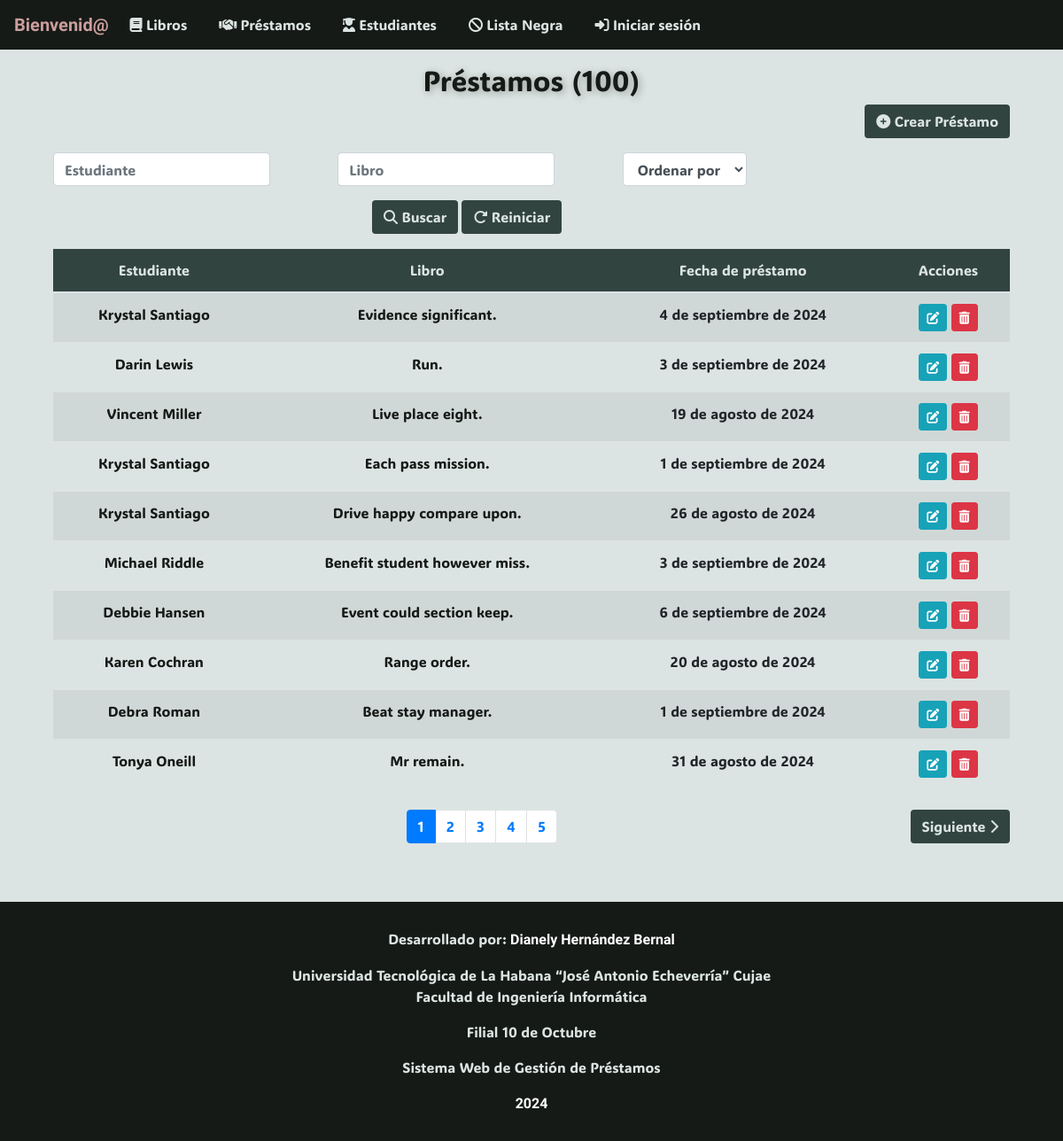
The page /prestamos/ on the database as committed earlier.
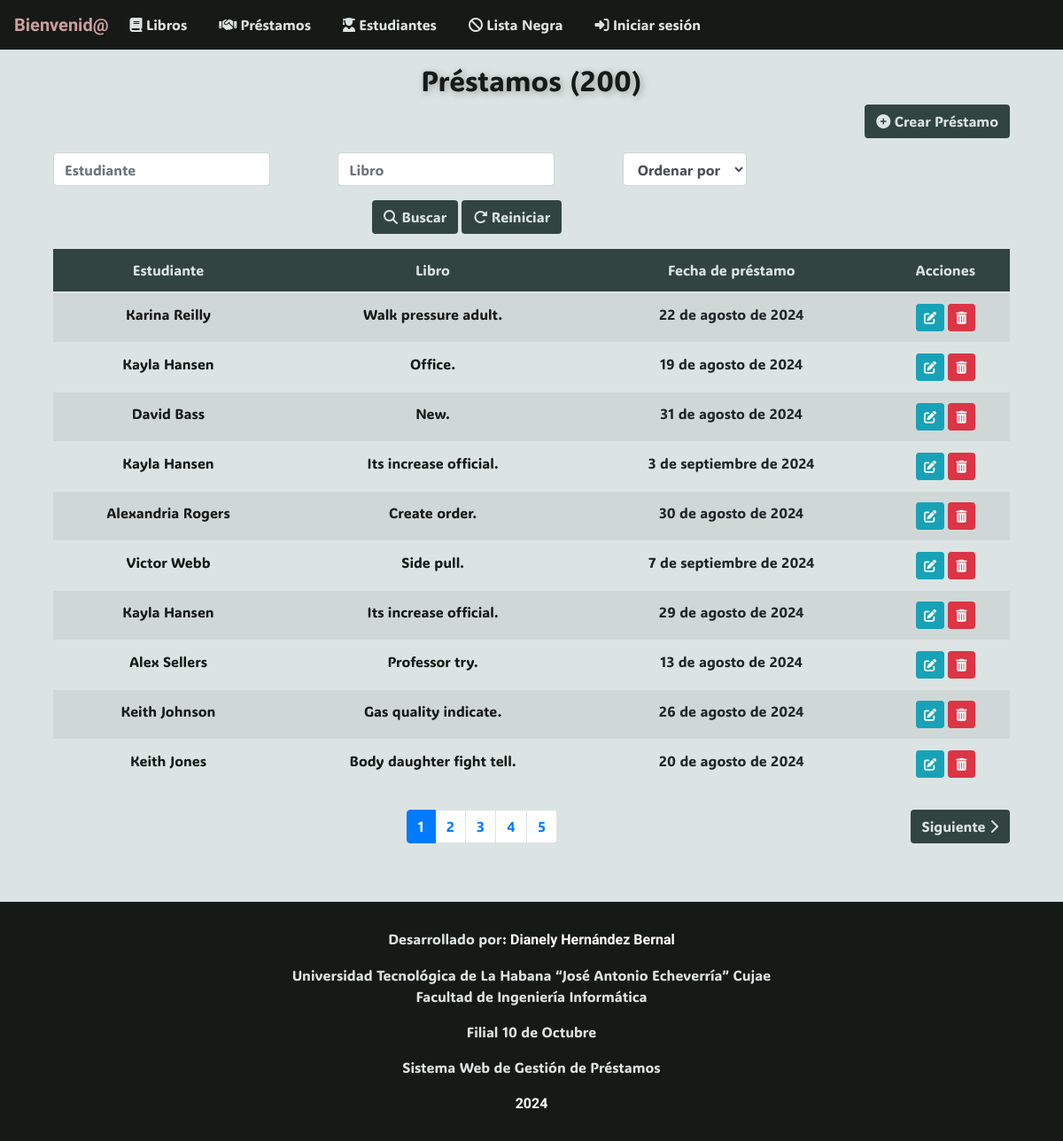
The same page on the database as committed later.
### app/models.py (models this page shows, shortened)
class Prestamo(models.Model):
    fecha = models.DateField()
    estudiante = models.ForeignKey(Estudiante, on_delete=models.CASCADE)
    libro = models.ForeignKey(Libro, on_delete=models.CASCADE)

class Estudiante(models.Model):
    nombre = models.CharField(max_length=30)
    apellidos = models.CharField(max_length=30)
    edad = models.IntegerField()
    anno_academico = models.IntegerField()
    CI = models.CharField(max_length=11, unique=True, validators=[RegexValidator(r'^\d{11}$')])
    telefono = models.CharField(max_length=8, validators=[RegexValidator(r'^\d{8}$')])

class Libro(models.Model):
    titulo = models.CharField(max_length=30)
    categoria = models.CharField(max_length=30, choices=LIBRO_CATEGORIA)
    cantidad_disponible = models.IntegerField()
    cantidad_prestada = models.IntegerField()
    autor = models.CharField(max_length=30)
    editorial = models.CharField(max_length=30)
    descripcion = models.TextField()

### app/views.py (the view)
# urls.py: path("prestamos/", PrestamoListView.as_view(), name="prestamo-list"),
class PrestamoListView(ListView):
    model = Prestamo
    template_name = "prestamo_list.html"
    context_object_name = "prestamos"
    def get_queryset(self):
        queryset = Prestamo.objects.all()
        estudiante = self.request.GET.get("buscar_estudiante", "")
        if estudiante:
            queryset = queryset.filter(estudiante__nombre__icontains=estudiante)
        libro = self.request.GET.get("buscar_libro", "")
        if libro:
            queryset = queryset.filter(libro__titulo__icontains=libro)
        orden = self.request.GET.get("ordenar_por", "")
        if orden:
            queryset = queryset.order_by(orden)
        return queryset
    def get_context_data(self, **kwargs):
        context = super().get_context_data(**kwargs)
        prestamos = self.get_queryset()
        context["cantidad"] = len(prestamos)
        paginator = Paginator(prestamos, 10)
        page = self.request.GET.get("page")
        prestamos = paginator.get_page(page)
        context["prestamos"] = prestamos
        return context

### app/templates/app/prestamo_list.html (shortened to what this page needs)
{% extends 'app/base.html' %}
{% block content %}
<div class="container mt-3">
    <h2 class="text-center display-5" style="animation: pulse 1.5s 1; text-shadow: 2px 2px 8px rgba(0, 0, 0, 0.3);">
        Préstamos ({{ cantidad }})
    </h2>
    <div class="text-right mb-3">
        <a href="{% url 'prestamo-create' %}" class="btn btn-color">
            <i class="fas fa-plus-circle"></i> Crear Préstamo
        </a>
    </div>
    <form method="GET" class="form-inline mb-3">
        <div class="row">
            <div class="col-md-4">
                <input type="text" name="buscar_estudiante" class="form-control" placeholder="Estudiante" value="{{ request.GET.buscar_estudiante }}">
            </div>
            <div class="col-md-4">
                <input type="text" name="buscar_libro" class="form-control" placeholder="Libro" value="{{ request.GET.buscar_libro }}">
            </div>
            <div class="col-md-4">
                <select name="ordenar_por" class="form-control">
                    <option value="">Ordenar por</option>
                </select>
            </div>
            <div class="col-md-12 text-center mt-3">
                <button type="submit" class="btn btn-color"><i class="fas fa-search"></i> Buscar</button>
                <a href="{% url 'prestamo-list' %}" class="btn btn-color"><i class="fas fa-redo-alt"></i> Reiniciar</a>
            </div>
        </div>
    </form>
    <table class="table table-striped text-center">
        <thead class="secondary-color">
            <tr>
                <th>Estudiante</th>
                <th>Libro</th>
                <th>Fecha de préstamo</th>
                <th>Acciones</th>
            </tr>
        </thead>
        <tbody>
            {% for prestamo in prestamos %}
            <tr>
                <td><a href="{% url 'estudiante-detail' prestamo.estudiante.id %}">{{ prestamo.estudiante.nombre }} {{ prestamo.estudiante.apellidos }}</a></td>
                <td><a href="{% url 'libro-detail' prestamo.libro.id %}">{{ prestamo.libro.titulo }}</a></td>
                <td>{{ prestamo.fecha }}</td>
                <td>
                    <a href="{% url 'prestamo-update' prestamo.id %}" class="btn btn-info btn-sm"><i class="fas fa-edit"></i></a>
                    <a href="{% url 'prestamo-delete' prestamo.id %}" class="btn btn-danger btn-sm"><i class="fas fa-trash-alt"></i></a>
                </td>
            </tr>
            {% empty %}
            <tr>
                <td colspan="6" class="text-center">No hay préstamos registrados</td>
            </tr>
            {% endfor %}
        </tbody>
    </table>
    <div class="d-flex justify-content-between mt-4">
        <div>
            <nav aria-label="Page navigation">
                <ul class="pagination">
                    {% for num in prestamos.paginator.page_range %}
                        {% if prestamos.number == num %}
                            <li class="page-item active">
                                <a class="page-link" href="?page={{ num }}&buscar_nombre={{ request.GET.buscar_nombre }}&buscar_ci={{ request.GET.buscar_ci }}&ordenar_por={{ request.GET.ordenar_por }}">{{ num }}</a>
                            </li>
                        {% elif num > prestamos.number|add:'-5' and num < prestamos.number|add:'5' %}
                            <li class="page-item">
                                <a class="page-link" href="?page={{ num }}&buscar_nombre={{ request.GET.buscar_nombre }}&buscar_ci={{ request.GET.buscar_ci }}&ordenar_por={{ request.GET.ordenar_por }}">{{ num }}</a>
                            </li>
                        {% endif %}
                    {% endfor %}
                </ul>
            </nav>
        </div>
        <div>
            {% if prestamos.has_next %}
                <a href="?page={{ prestamos.next_page_number }}&buscar_nombre={{ request.GET.buscar_nombre }}&buscar_ci={{ request.GET.buscar_ci }}&ordenar_por={{ request.GET.ordenar_por }}" class="btn btn-color">
                    Siguiente <i class="fas fa-chevron-right"></i>
                </a>
            {% endif %}
        </div>
    </div>
</div>
{% endblock %}

Rows that differ between the two databases and show on the page:
removed Prestamo: estudiante.nombre "Krystal", estudiante.apellidos "Santiago", libro.titulo "Evidence significant.", fecha "4 de septiembre de 2024"
removed Prestamo: estudiante.nombre "Darin", estudiante.apellidos "Lewis", libro.titulo "Run.", fecha "3 de septiembre de 2024"
removed Prestamo: estudiante.nombre "Vincent", estudiante.apellidos "Miller", libro.titulo "Live place eight.", fecha "19 de agosto de 2024"
removed Prestamo: estudiante.nombre "Krystal", estudiante.apellidos "Santiago", libro.titulo "Each pass mission.", fecha "1 de septiembre de 2024"
removed Prestamo: estudiante.nombre "Krystal", estudiante.apellidos "Santiago", libro.titulo "Drive happy compare upon.", fecha "26 de agosto de 2024"
removed Prestamo: estudiante.nombre "Michael", estudiante.apellidos "Riddle", libro.titulo "Benefit student however miss.", fecha "3 de septiembre de 2024"
removed Prestamo: estudiante.nombre "Debbie", estudiante.apellidos "Hansen", libro.titulo "Event could section keep.", fecha "6 de septiembre de 2024"
removed Prestamo: estudiante.nombre "Karen", estudiante.apellidos "Cochran", libro.titulo "Range order.", fecha "20 de agosto de 2024"
removed Prestamo: estudiante.nombre "Debra", estudiante.apellidos "Roman", libro.titulo "Beat stay manager.", fecha "1 de septiembre de 2024"
removed Prestamo: estudiante.nombre "Tonya", estudiante.apellidos "Oneill", libro.titulo "Mr remain.", fecha "31 de agosto de 2024"
added Prestamo: estudiante.nombre "Karina", estudiante.apellidos "Reilly", libro.titulo "Walk pressure adult.", fecha "22 de agosto de 2024"
added Prestamo: estudiante.nombre "Kayla", estudiante.apellidos "Hansen", libro.titulo "Office.", fecha "19 de agosto de 2024"
added Prestamo: estudiante.nombre "David", estudiante.apellidos "Bass", libro.titulo "New.", fecha "31 de agosto de 2024"
added Prestamo: estudiante.nombre "Kayla", estudiante.apellidos "Hansen", libro.titulo "Its increase official.", fecha "3 de septiembre de 2024"
added Prestamo: estudiante.nombre "Alexandria", estudiante.apellidos "Rogers", libro.titulo "Create order.", fecha "30 de agosto de 2024"
added Prestamo: estudiante.nombre "Victor", estudiante.apellidos "Webb", libro.titulo "Side pull.", fecha "7 de septiembre de 2024"
added Prestamo: estudiante.nombre "Kayla", estudiante.apellidos "Hansen", libro.titulo "Its increase official.", fecha "29 de agosto de 2024"
added Prestamo: estudiante.nombre "Alex", estudiante.apellidos "Sellers", libro.titulo "Professor try.", fecha "13 de agosto de 2024"
added Prestamo: estudiante.nombre "Keith", estudiante.apellidos "Johnson", libro.titulo "Gas quality indicate.", fecha "26 de agosto de 2024"
added Prestamo: estudiante.nombre "Keith", estudiante.apellidos "Jones", libro.titulo "Body daughter fight tell.", fecha "20 de agosto de 2024"
Other text that changed with them:
{{ cantidad }}: "100" → "200"
